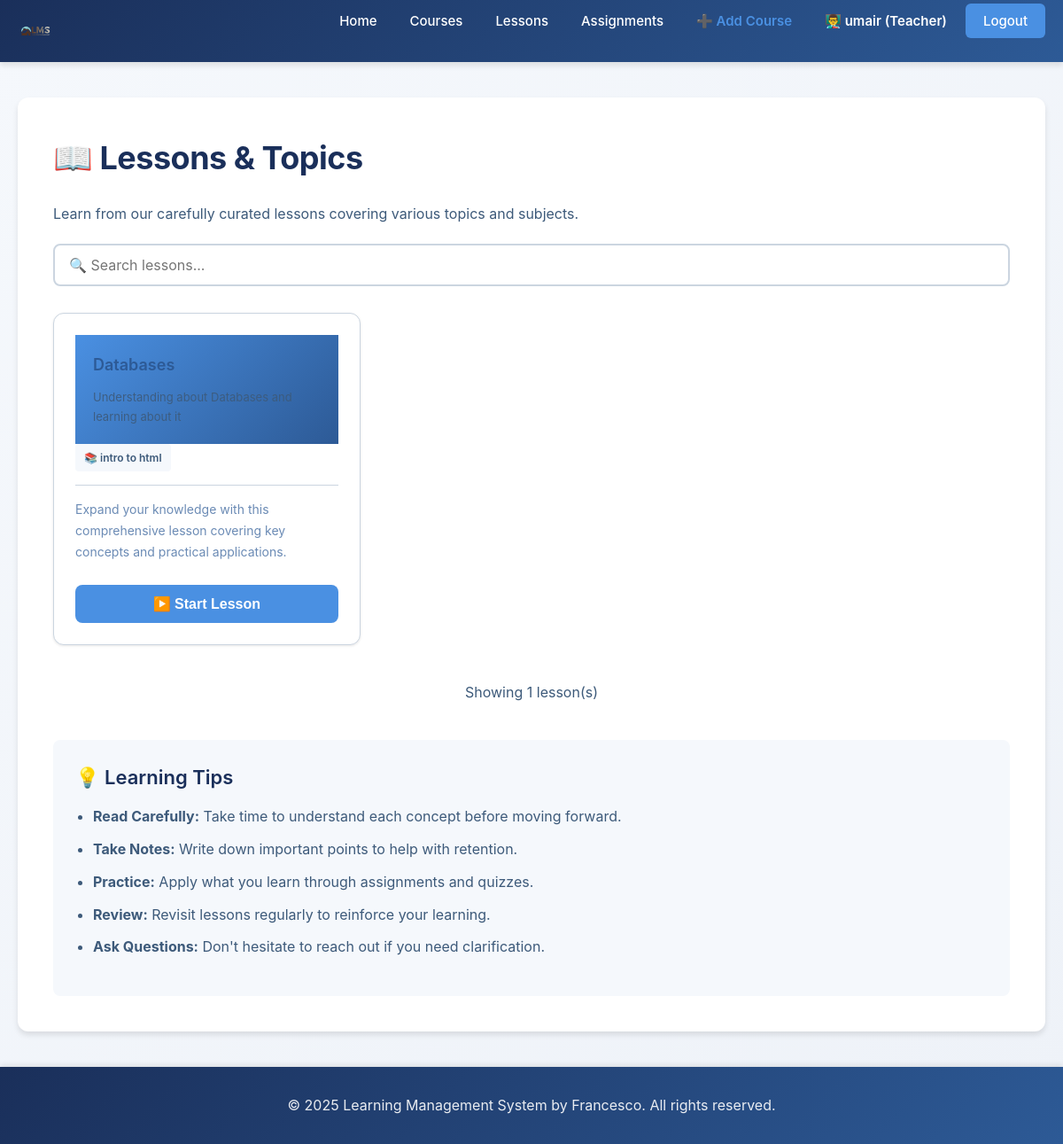
/lessons (signed in), run on the app's committed database.
### tables this page shows
CREATE TABLE topics (
            -- Unique identifier for each topic
            id INTEGER PRIMARY KEY AUTOINCREMENT,
            -- ID of the course this topic belongs to
            course_id INTEGER NOT NULL,
            -- Topic title (must be unique)
            title TEXT UNIQUE,
            -- Optional subtitle or description
            subtitle TEXT,
            -- Timestamp when topic was created
            created_at TIMESTAMP DEFAULT CURRENT_TIMESTAMP,
            -- Foreign key linking to courses table
            FOREIGN KEY (course_id) REFERENCES courses(id)
        );

CREATE TABLE courses (
            -- Unique identifier for each course
            id INTEGER PRIMARY KEY AUTOINCREMENT,
            -- Unique course ID number
            course_id INTEGER,
            -- Course title (must be unique)
            title TEXT NOT NULL UNIQUE,
            -- Description of what the course covers
            description TEXT,
            -- ID of the teacher who created this course
            teacher_id INTEGER,
            -- Timestamp when course was created
            created_at TIMESTAMP DEFAULT CURRENT_TIMESTAMP,
            -- Foreign key linking to the teacher user
            FOREIGN KEY (teacher_id) REFERENCES users(id)
        );

### app.py (the view)
@app.route("/lessons")
def lessons():
    try:
        conn = get_db_connection()
        cursor = conn.cursor()
        cursor.execute("""
            SELECT t.id, t.title, t.subtitle, c.title as course_title
            FROM topics t
            LEFT JOIN courses c ON t.course_id = c.id
            ORDER BY t.id DESC
        """)
        lessons_data = cursor.fetchall()
        conn.close()
    except sqlite3.OperationalError:
        lessons_data = []
    return render_template('lessons.html', lessons=lessons_data)

### app.py (called while the page is built)
def get_db_connection(db_name="lms.db"):
    conn = sqlite3.connect(db_name)
    conn.row_factory = sqlite3.Row
    return conn

### templates/lessons.html (shortened to what this page needs)
{% extends 'base.html' %}
{% block content %}
    <h1>📖 Lessons & Topics</h1>
    <p>Learn from our carefully curated lessons covering various topics and subjects.</p>
    <div style="margin: 20px 0;">
        <input type="text" id="searchInput" placeholder="🔍 Search lessons..." style="width: 100%; padding: 12px 16px; border: 2px solid var(--border-color); border-radius: 8px; font-size: 16px;">
    </div>
    {% if lessons %}
        <div style="display: grid; grid-template-columns: repeat(auto-fill, minmax(320px, 1fr)); gap: 20px; margin-top: 30px;">
            {% for lesson in lessons %}
                <div class="card lesson-card" style="transition: all 0.3s ease; cursor: pointer; overflow: hidden;">
                    <div style="background: linear-gradient(135deg, var(--accent-blue), var(--primary-blue)); padding: 20px; color: white; min-height: 100px; display: flex; flex-direction: column; justify-content: center;">
                        <h3 style="margin: 0; font-size: 18px; font-weight: 600;">{{ lesson.title }}</h3>
                        <p style="margin: 10px 0 0 0; font-size: 13px; opacity: 0.9;">{{ lesson.subtitle or 'Learn more about this topic' }}</p>
                    </div>
                    <div class="card-body">
                        <div style="display: flex; align-items: center; gap: 10px; margin-bottom: 15px; padding-bottom: 15px; border-bottom: 1px solid var(--border-color);">
                            <span style="background: var(--bg-light); padding: 5px 10px; border-radius: 4px; font-size: 12px; color: var(--medium-text); font-weight: 600;">
                                📚 {{ lesson.course_title or 'General' }}
                            </span>
                        </div>
                        <p style="color: var(--light-text); font-size: 14px; margin-bottom: 15px;">
                            Expand your knowledge with this comprehensive lesson covering key concepts and practical applications.
                        </p>
                        <button class="btn btn-primary" style="width: 100%; margin-top: 10px;">
                            ▶️ Start Lesson
                        </button>
                    </div>
                </div>
            {% endfor %}
        </div>
        <div style="margin-top: 40px; text-align: center; color: var(--light-text);">
            <p>Showing {{ lessons | length }} lesson(s)</p>
        </div>
    {% endif %}
    <div style="margin-top: 40px; background: var(--bg-light); padding: 25px; border-radius: 8px;">
        <h3 style="color: var(--primary-navy); margin-top: 0;">💡 Learning Tips</h3>
        <ul style="color: var(--medium-text); line-height: 1.8;">
            <li><strong>Read Carefully:</strong> Take time to understand each concept before moving forward.</li>
            <li><strong>Take Notes:</strong> Write down important points to help with retention.</li>
            <li><strong>Practice:</strong> Apply what you learn through assignments and quizzes.</li>
            <li><strong>Review:</strong> Revisit lessons regularly to reinforce your learning.</li>
            <li><strong>Ask Questions:</strong> Don't hesitate to reach out if you need clarification.</li>
        </ul>
    </div>
{% endblock %}

### static/style.css (style rules this page uses)
:root { --primary-navy: #1a2f5a; --primary-blue: #2d5a96; --accent-blue: #4a90e2; --light-blue: #e8f0f8; --dark-text: #1f3a5f; --medium-text: #3d5a7a; --light-text: #6b8bb5; --white: #ffffff; --bg-light: #f5f8fc; --bg-lighter: #eef2f8; --border-color: #cbd5e0; --shadow-sm: 0 1px 3px rgba(0, 0, 0, 0.1); --shadow-md: 0 4px 6px rgba(0, 0, 0, 0.1); --shadow-lg: 0 10px 20px rgba(0, 0, 0, 0.15); --transition: all 0.3s ease; }
* { margin: 0; padding: 0; box-sizing: border-box; }
html, body { height: 100%; }
body { font-family: -apple-system, BlinkMacSystemFont, 'Segoe UI', 'Roboto', 'Oxygen', 'Ubuntu', 'Cantarell', 'Fira Sans', 'Droid Sans', 'Helvetica Neue', sans-serif; background: linear-gradient(135deg, #f5f8fc 0%, #eef2f8 100%); color: var(--dark-text); font-size: 16px; line-height: 1.6; min-height: 100vh; display: flex; flex-direction: column; }
body { display: flex; flex-direction: column; }
h1 { color: var(--primary-navy); font-size: 36px; font-weight: 700; margin-bottom: 20px; letter-spacing: -0.5px; }
h3 { color: var(--primary-blue); font-size: 22px; font-weight: 600; margin-bottom: 12px; }
p { color: var(--medium-text); font-size: 16px; margin-bottom: 16px; line-height: 1.7; }
.btn { display: inline-block; padding: 12px 24px; border: none; border-radius: 8px; font-size: 16px; font-weight: 600; cursor: pointer; transition: var(--transition); text-decoration: none; text-align: center; }
.btn-primary { background-color: var(--accent-blue); color: var(--white); }
input[type="text"], input[type="email"], input[type="password"], input[type="number"], textarea, select { width: 100%; padding: 12px 16px; border: 2px solid var(--border-color); border-radius: 8px; font-size: 16px; font-family: inherit; color: var(--dark-text); background-color: var(--white); transition: var(--transition); }
.card { background: var(--white); border-radius: 12px; padding: 24px; border: 1px solid var(--border-color); box-shadow: var(--shadow-sm); transition: var(--transition); }
.card-body { color: var(--medium-text); line-height: 1.8; }
ul, ol { margin-left: 20px; margin-bottom: 16px; color: var(--medium-text); }
li { margin-bottom: 8px; line-height: 1.8; }

### data on the page
topics: title "Databases", subtitle "Understanding about Databases and learning about it", title "intro to html"

### other printed values
{{ session.get('full_name') }} "umair"
{{ lessons | length }} "1"
